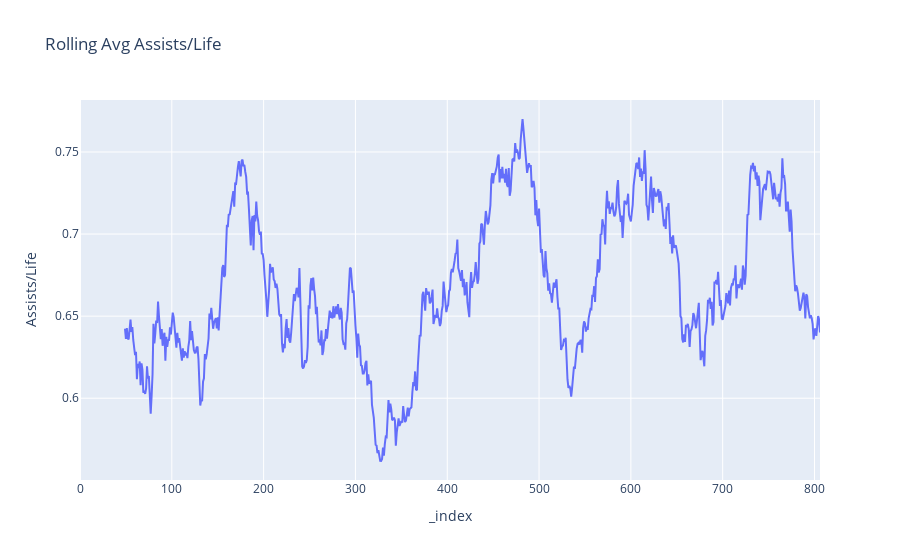

The code cell stored with this chart in its notebook:
### Code cell
import plotly.express as px

mod = 50
name = 'Assists/Life'

fig = px.line(dfr, x=dfr.index, y=(dfr['Assists'].rolling(window=mod).mean() /
                                 dfr['Deaths'].rolling(window=mod).mean()), 
              labels={'x': 'Number of Games Played', 'y': f'{name}'},
              title=f'Rolling Avg {name}')

fig.show()

### Figure 1 — Plotly figure (JSON) as saved in the notebook; plotly's stock layout.template omitted (floating-point values rounded to 4 significant figures; data arrays with more than 128 entries replaced by an {"elided": "..."} marker saying what was removed)
{"data": [{"hovertemplate": "_index=%{x}<br>Assists/Life=%{y}<extra></extra>", "legendgroup": "", "line": {"color": "#636efa", "dash": "solid"}, "marker": {"symbol": "circle"}, "mode": "lines", "name": "", "orientation": "v", "showlegend": false, "type": "scatter", "x": {"elided": "807 int values"}, "xaxis": "x", "y": {"elided": "807 float values"}, "yaxis": "y"}], "layout": {"legend": {"tracegroupgap": 0}, "title": {"text": "Rolling Avg Assists/Life"}, "xaxis": {"anchor": "y", "domain": [0, 1], "title": {"text": "_index"}}, "yaxis": {"anchor": "x", "domain": [0, 1], "title": {"text": "Assists/Life"}}}}
